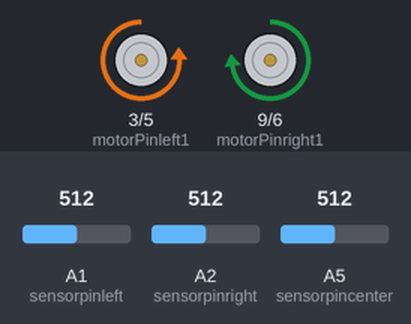
The sketch below on a simulated Arduino Uno, built with avr-gcc and run on an emulated ATmega328P. On the bench: motor-driver pin pairs drawn as motors (green arrow = first pin HIGH = forward, orange = second pin HIGH = backward, longer = more drive). Inputs (shaded band) come from the test bench; at power-on: A2 (sensorpinright) = 512, A1 (sensorpinleft) = 512, A5 (sensorpincenter) = 512.

Above: at 1.2 s.
1.3 s: A2 (sensorpinright) set to 487
At 1.6 s:
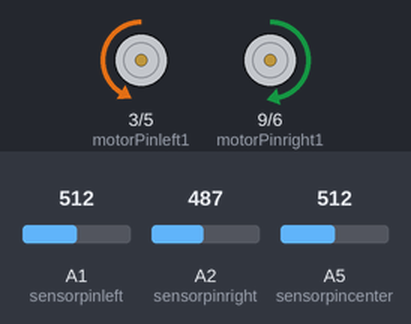
2.8 s: A1 (sensorpinleft) set to 524
4.3 s: A1 (sensorpinleft) set to 547
At 5.1 s:
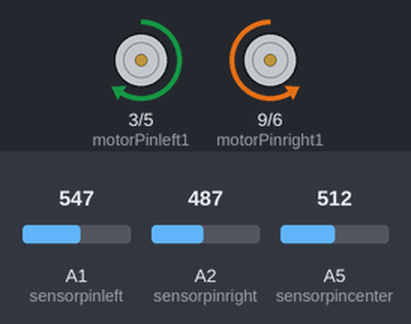
5.8 s: A5 (sensorpincenter) set to 542
At 6.3 s:
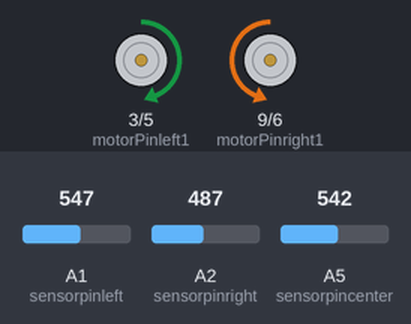
7.3 s: A2 (sensorpinright) set to 510
At 8.5 s:
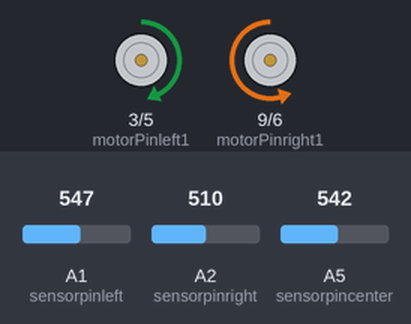
8.8 s: A5 (sensorpincenter) set to 520
At 9.7 s:
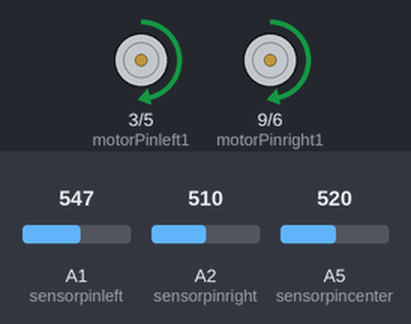
Timing chart, 0 to 11.3 s (numbered marks = the images above; inputs shaded):
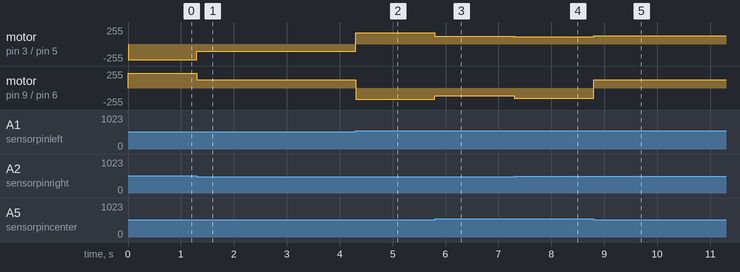

Measured:
- the behaviour switches between 501 and 500 on A2 (sensorpinright) (found by bisection; images 0 and 1)
- the behaviour switches between 530 and 531 on A1 (sensorpinleft) (found by bisection; images 1 and 2)
- the behaviour switches between 530 and 531 on A5 (sensorpincenter) (found by bisection; images 2 and 3)
- after the input at 1.3 s, motor on pin 3 (motorPinleft1) / pin 5 (motorPinleft2): backward 235/255 → backward 105/255 at once; motor on pin 9 (motorPinright1) / pin 6 (motorPinright2): forward 225/255 → forward 125/255 at once
- after the input at 2.8 s, every drawn part: stays the same
- after the input at 4.3 s, motor on pin 3 (motorPinleft1) / pin 5 (motorPinleft2): backward 105/255 → forward 170/255 at once; motor on pin 9 (motorPinright1) / pin 6 (motorPinright2): forward 125/255 → backward 170/255 at once
- after the input at 5.8 s, motor on pin 3 (motorPinleft1) / pin 5 (motorPinleft2): forward 170/255 → forward 115/255 at once; motor on pin 9 (motorPinright1) / pin 6 (motorPinright2): backward 170/255 → backward 115/255 at once
- after the input at 7.3 s, motor on pin 3 (motorPinleft1) / pin 5 (motorPinleft2): forward 115/255 → forward 110/255 at once; motor on pin 9 (motorPinright1) / pin 6 (motorPinright2): backward 115/255 → backward 155/255 at once
- after the input at 8.8 s, motor on pin 3 (motorPinleft1) / pin 5 (motorPinleft2): forward 110/255 → forward 125/255 at once; motor on pin 9 (motorPinright1) / pin 6 (motorPinright2): backward 155/255 → forward 125/255 at once

The sketch:

LineFollower.ino
```cpp
// Gabriel Martinica and Eduardo Peña
// Spring 2019
// Robotics Competition TTU
// This robot follows a black line on a white background
// It uses three photosensor to determine if the robot is
// centered in the black line and adjusts the DC motors accordingly

int motorPinright1 = 9;
int motorPinright2 = 6;
int motorPinleft1 = 3;
int motorPinleft2 = 5;
int sensorpincenter = A5;
int sensorpinleft = A1;
int sensorpinright = A2;
bool sensorcenterwhite;
bool sensorleftwhite;
bool sensorrightwhite;

void setup() {
  pinMode(sensorpincenter, INPUT);
  pinMode(sensorpinleft, INPUT);
  pinMode(sensorpinright, INPUT);
  pinMode(motorPinright1, OUTPUT);
  pinMode(motorPinright2, OUTPUT);
  pinMode(motorPinleft1, OUTPUT);
  pinMode(motorPinleft2, OUTPUT);


}

void loop() {

  if (analogRead(sensorpincenter) > 530) /* More than 530 is white */
  {
    sensorcenterwhite = true;
  }
  else
  {
    /* Less is black */
    sensorcenterwhite = false;
  }
  if (analogRead(sensorpinleft) > 530)
  {
    sensorleftwhite = true;
  }
  else
  {
    sensorleftwhite = false;
  }
  if (analogRead(sensorpinright) > 500)
  {
    sensorrightwhite = true;
  }
  else
  {
    sensorrightwhite = false;
  }

  // Uncomment the following line to read sensor value

  /* Serial.println(analogRead(sensorpincenter)); */

  /* if the robot is on the center and sees black of the line and the two sensors on the side see white*/


  if (sensorcenterwhite == false && sensorleftwhite == true && sensorrightwhite == true)
  {
    /* Make it go forward*/
    analogWrite(motorPinright1,125);
    analogWrite(motorPinright2, 0);
    analogWrite(motorPinleft1, 125);
    analogWrite(motorPinleft2, 0);

  }
  else if (sensorcenterwhite == true && sensorleftwhite == true && sensorrightwhite == false)
  {
    /* Make it go right */
    analogWrite(motorPinright1, 0);
    analogWrite(motorPinright2, 115);
    analogWrite(motorPinleft1,115);
    analogWrite(motorPinleft2, 0);


  }
   else if (sensorcenterwhite == false && sensorleftwhite == true && sensorrightwhite == false)
  {
    /* Make it go right a lot */
    analogWrite(motorPinright1, 0);
    analogWrite(motorPinright2, 170);
    analogWrite(motorPinleft1, 170);
    analogWrite(motorPinleft2, 0);


  }
   else if (sensorcenterwhite == false && sensorleftwhite == false && sensorrightwhite == true)
  {
    /* Make it go left a lot */
    analogWrite(motorPinright1, 225);
    analogWrite(motorPinright2, 0);
    analogWrite(motorPinleft1, 0);
    analogWrite(motorPinleft2, 235);


  }
  else if (sensorcenterwhite == true && sensorleftwhite == false && sensorrightwhite == true)
  {
    /* Make it go left */
    analogWrite(motorPinright1, 225);
    analogWrite(motorPinright2, 0);
    analogWrite(motorPinleft1, 0);
    analogWrite(motorPinleft2, 235);


  }

  else if (sensorcenterwhite == true && sensorleftwhite == true && sensorrightwhite == true)
  {
    /* If all the sensors see white */
    analogWrite(motorPinright1, 0);
    analogWrite(motorPinright2, 155);
    analogWrite(motorPinleft1, 110);
    analogWrite(motorPinleft2, 0);
  }
  else if (sensorcenterwhite == false && sensorleftwhite == false && sensorrightwhite == false)
  {
    /* If all the sensors see black */
     analogWrite(motorPinright1, 125);
    analogWrite(motorPinright2, 0);
    analogWrite(motorPinleft1, 0);
    analogWrite(motorPinleft2, 105);
  }
  else
  {
    analogWrite(motorPinright1, 0);
    analogWrite(motorPinright2, 0);
    analogWrite(motorPinleft1, 0);
    analogWrite(motorPinleft2, 0);
  }
}
```
